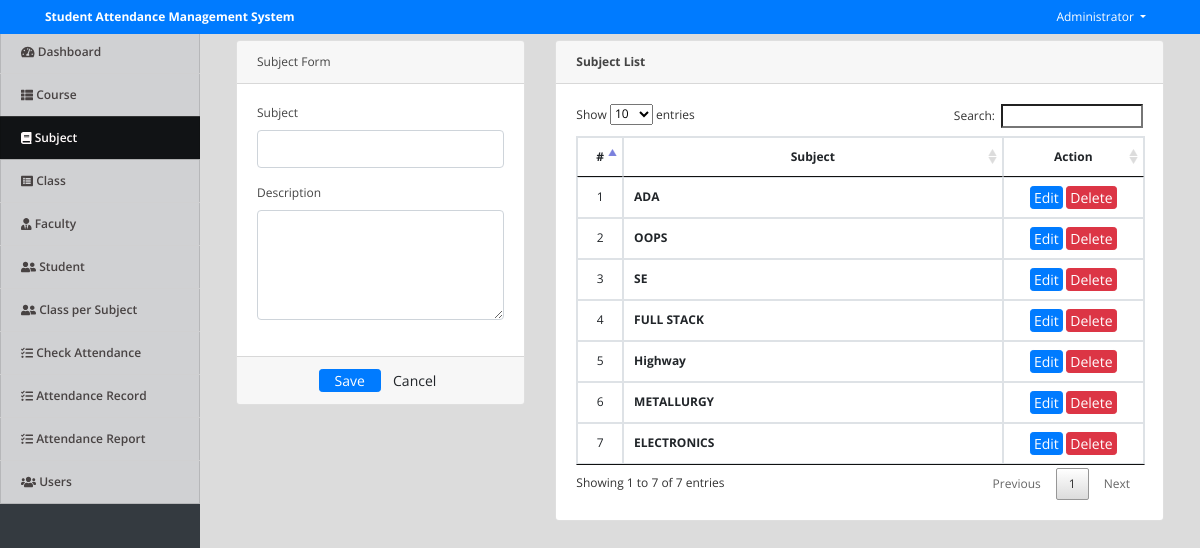
Page /index.php?page=subjects (signed in) on the committed database.
### tables this page shows
CREATE TABLE `subjects` (
  `id` int(30) NOT NULL,
  `subject` varchar(100) NOT NULL,
  `description` text NOT NULL,
  `date_created` datetime NOT NULL DEFAULT current_timestamp()
);

### subjects.php (the view, shortened to what this page needs)
<?php include('db_connect.php');?>
<div class="container-fluid">
	<div class="col-lg-12">
		<div class="row">
			<div class="col-md-4">
			<form action="" id="manage-subject">
				<div class="card">
					<div class="card-header">
						    Subject Form
				  	</div>
					<div class="card-body">
							<div class="form-group">
								<label class="control-label">Subject</label>
								<input type="text" class="form-control" name="subject">
							</div>
							<div class="form-group">
								<label class="control-label">Description</label>
								<textarea name="description" id="" cols="30" rows="4" class="form-control"></textarea>
							</div>
					</div>
					<div class="card-footer">
						<div class="row">
							<div class="col-md-12">
								<button class="btn btn-sm btn-primary col-sm-3 offset-md-3"> Save</button>
								<button class="btn btn-sm btn-default col-sm-3" type="reset"> Cancel</button>
							</div>
						</div>
					</div>
				</div>
			</form>
			</div>
			<div class="col-md-8">
				<div class="card">
					<div class="card-header">
						<b>Subject List</b>
					</div>
					<div class="card-body">
						<table class="table table-bordered table-hover">
							<thead>
								<tr>
									<th class="text-center" width="5%">#</th>
									<th class="text-center">Subject</th>
									<th class="text-center" width="25%">Action</th>
								</tr>
							</thead>
							<tbody>
								<?php
								$i = 1;
								$subject = $conn->query("SELECT * FROM subjects order by id asc");
								while($row=$subject->fetch_assoc()):
								?>
								<tr>
									<td class="text-center"><?php echo $i++ ?></td>
									<td class="">
										<p><b><?php echo ucwords($row['subject']) ?></b></p>
									</td>
									<td class="text-center">
										<button class="btn btn-sm btn-primary edit_subject" type="button" data-id="<?php echo $row['id'] ?>"  data-subject="<?php echo $row['subject'] ?>"  data-description="<?php echo $row['description'] ?>" >Edit</button>
										<button class="btn btn-sm btn-danger delete_subject" type="button" data-id="<?php echo $row['id'] ?>">Delete</button>
									</td>
								</tr>
								<?php endwhile; ?>
							</tbody>
						</table>
					</div>
				</div>
			</div>
		</div>
	</div>
</div>

### assets/css/style.css (style rules this page uses)
body { font-family: "Open Sans", sans-serif; color: #444444; width: 100%; height: calc(100%); font-size: 12px; }
.btn-sm { padding: .0001rem .2rem; }

### index.php (style rules this page uses)
body { background: #80808045; }

### subjects.php (style rules this page uses)
td { vertical-align: middle !important; }
td p { margin: unset; }

### rows in the picture
subjects: subject "ADA"
subjects: subject "OOPS"
subjects: subject "SE"
subjects: subject "FULL STACK"
subjects: subject "Highway"
subjects: subject "METALLURGY"
subjects: subject "ELECTRONICS"

### other values in the picture
$_SESSION['system']['name'] "Student Attendance Management System"
$_SESSION['login_name'] "Administrator"
